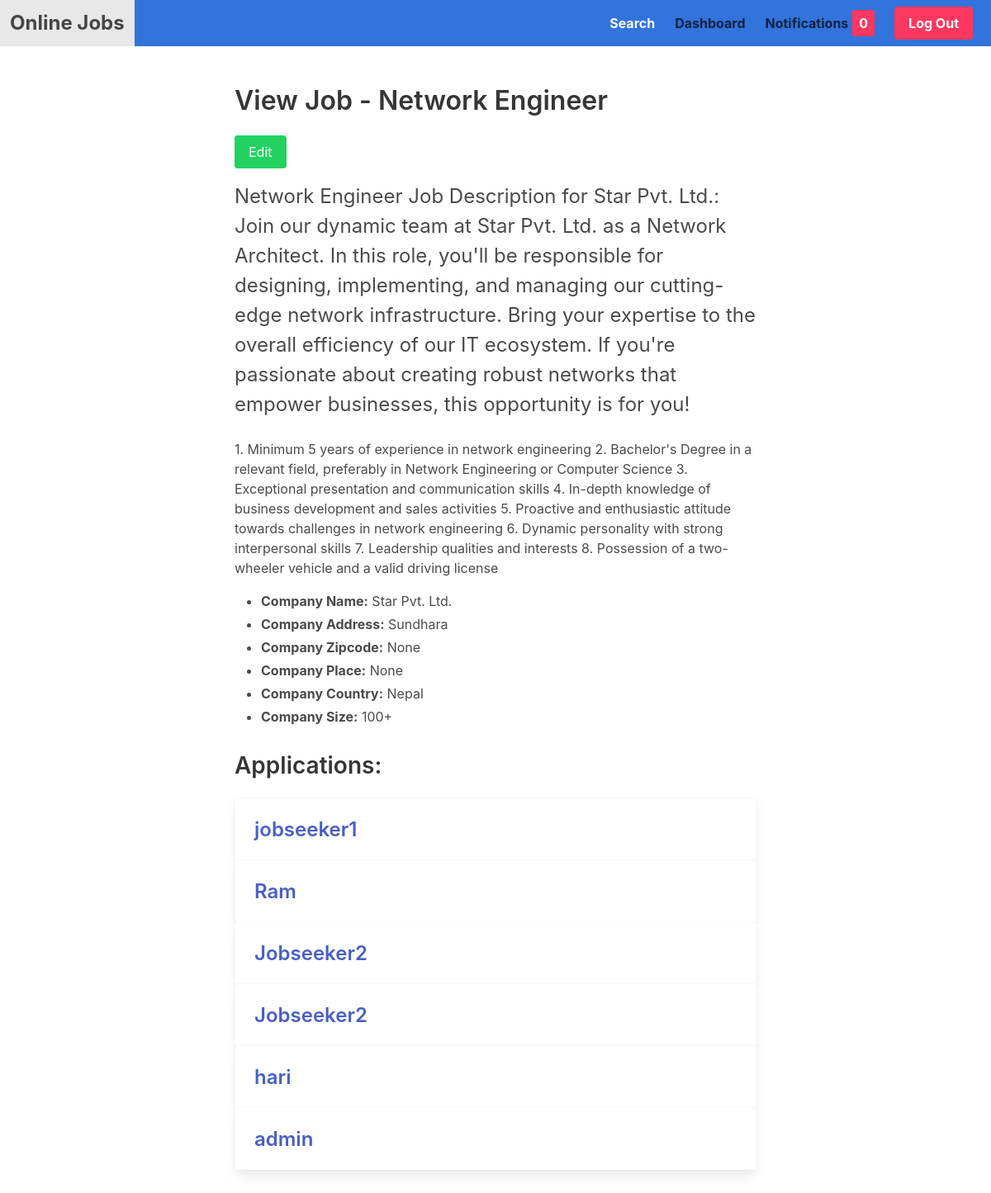
Page /dashboard/job/5/ (signed in) on the committed database.
### apps/job/models.py (models this page shows, shortened)
class Job(models.Model):
	created_by = models.ForeignKey(User, on_delete=models.CASCADE, null=True)
	SIZE_1_9 = 'size_1-9'
	SIZE_10_49 = 'size_10-49'
	SIZE_50_99 = 'size_50-99'
	SIZE_100 = 'size_100'
	CHOICES_SIZE = (
		(SIZE_1_9, '1-9'),
		(SIZE_10_49, '10-49'),
		(SIZE_50_99, '50-99'),
		(SIZE_100, '100+'),
		)
	ACTIVE = 'active'
	EMPLOYED = 'employed'
	ARCHIVED = 'archived'
	CHOICES_STATUS = (
        (ACTIVE, 'Active'),
        (EMPLOYED, 'Employed'),
        (ARCHIVED, 'Archived'),
        )
	title = models.CharField(max_length=255)
	short_description = models.TextField()
	long_description = models.TextField(blank=True, null=True)
	company_name = models.CharField(max_length=255)
	company_address = models.CharField(max_length=255, blank=True, null=True)
	company_zipcode = models.CharField(max_length=255, blank=True, null=True)
	company_place = models.CharField(max_length=255, blank=True, null=True)
	company_country = models.CharField(max_length=255, blank=True, null=True)
	company_size = models.CharField(max_length=20, choices=CHOICES_SIZE, default=SIZE_1_9)
	created_by = models.ForeignKey(User, related_name='jobs', on_delete=models.CASCADE)
	created_at = models.DateTimeField(auto_now_add=True)
	changed_at = models.DateTimeField(auto_now=True)
	status = models.CharField(max_length=20, choices=CHOICES_STATUS, default=ACTIVE)

class Application(models.Model):
	job = models.ForeignKey(Job, related_name='applications', on_delete=models.CASCADE)
	content = models.TextField()
	experience = models.TextField()
	created_by = models.ForeignKey(User, related_name='applications', on_delete=models.CASCADE)
	created_at = models.DateTimeField(auto_now_add=True)

### apps/userprofile/views.py (the view)
# urls.py: path('job/<int:job_id>/', view_dashboard_job, name='view_dashboard_job'),
@login_required
def view_dashboard_job(request, job_id):
	job = get_object_or_404(Job, pk=job_id, created_by=request.user)
	return render(request, 'userprofile/view_dashboard_job.html', {'job': job})

### apps/notification/context_processors.py (called while the page is built)
def notifications(request):
	if request.user.is_authenticated:
		return {'notifications': request.user.notifications.filter(is_read=False)}
	else:
		return {'notifications': []}

### apps/userprofile/templates/userprofile/view_dashboard_job.html (shortened to what this page needs)
{% extends 'core/base.html' %}
{% block content %}
    <div class="container">
        <div class="columns">
            <div class="column is-8 is-offset-2">
                <h1 class="title">View Job - {{ job.title }}</h1>
                <a href="{% url 'edit_job' job.id %}" class="button is-success mb-4">Edit</a>
                <div class="content">
                    <p class="is-size-4">{{ job.short_description }}</p>
                    <p>{{ job.long_description }}</p>
                    <ul>
                        <li><b>Company Name:</b> {{ job.company_name }}</li>
                        <li><b>Company Address:</b> {{ job.company_address }}</li>
                        <li><b>Company Zipcode:</b> {{ job.company_zipcode }}</li>
                        <li><b>Company Place:</b> {{ job.company_place }}</li>
                        <li><b>Company Country:</b> {{ job.company_country }}</li>
                        <li><b>Company Size:</b> {{ job.get_company_size_display }}</li>
                    </ul>
                    <h2 class="subtitle">Applications:</h2>
                    {% for application in job.applications.all %}
                        <div class="application-card">
                            <div class="card">
                                <div class="card-content">
                                    <p class="title is-4">
                                        <a href="{% url 'view_application' application.id %}">
                                            {{ application.created_by.username }}
                                        </a>
                                    </p>
                                </div>
                            </div>
                        </div>
                    {% empty %}
                        <p class="notification is-info">No applications yet for this job.</p>
                    {% endfor %}
                </div>
            </div>
        </div>
    </div>
{% endblock %}

### apps/core/templates/core/base.html (style rules this page uses)
.button { margin-right: 10px; }
.button.is-success { background-color: #23d160; }

### rows in the picture
Job: title "Network Engineer", short_description "Network Engineer Job Description for Star Pvt. Ltd.: Join our dynamic team at Star Pvt. Ltd. as a Network Architect. In this role, you'll be responsible for designing, implementing, and managing our cutting-edge network infrastructure. Bring your expertise to the overall efficiency of our IT ecosystem. If you're passionate about creating robust networks that empower businesses, this opportunity is for you!", long_description "1. Minimum 5 years of experience in network engineering 2. Bachelor's Degree in a relevant field, preferably in Network Engineering or Computer Science 3. Exceptional presentation and communication skills 4. In-depth knowledge of business development and sales activities 5. Proactive and enthusiastic attitude towards challenges in network engineering 6. Dynamic personality with strong interpersonal skills 7. Leadership qualities and interests 8. Possession of a two-wheeler vehicle and a valid driving license", company_name "Star Pvt. Ltd.", company_address "Sundhara", company_zipcode "None", company_place "None", company_country "Nepal", company_size "100+"
Application: created_by.username "jobseeker1"
Application: created_by.username "Ram"
Application: created_by.username "Jobseeker2"
Application: created_by.username "Jobseeker2"
Application: created_by.username "hari"
Application: created_by.username "admin"

### other values in the picture
{{ notifications.count }} "0"
